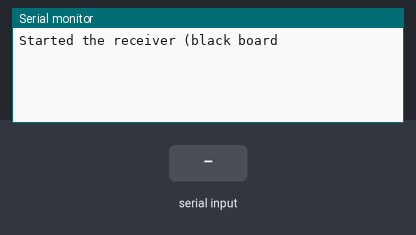
Simulated run of this sketch. Board: ESP32. Parts: the last lines printed to the serial monitor. The test bench sets the inputs (shaded band).

Above: at 1.2 s.
1.3 s: "reset\n" received over the second serial link
At 1.9 s:
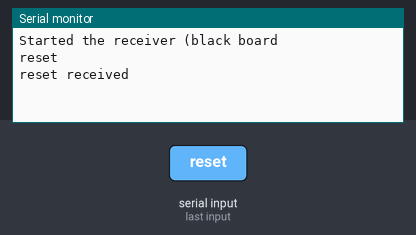
2.8 s: "90,45,200\n" received over the second serial link
At 5.0 s:
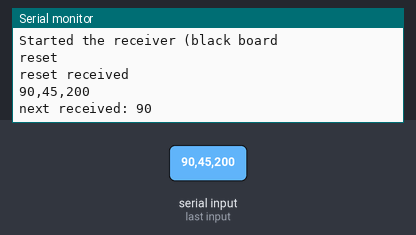
5.3 s: "90,45\n" received over the second serial link
At 6.1 s:
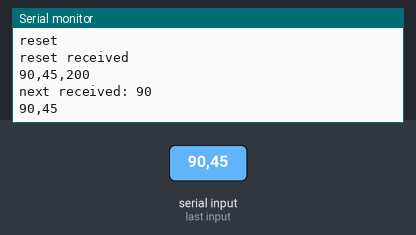
6.8 s: "5\n" received over the second serial link
At 7.6 s:
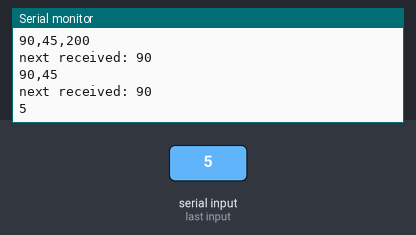

Measured:
- after the input at 1.3 s, the serial monitor: prints a new line at once (image 1)
- after the input at 2.8 s, the serial monitor: prints a new line at once (image 2)
- after the input at 5.3 s, the serial monitor: prints a new line at once (image 3)
- after the input at 6.8 s, the serial monitor: prints a new line at once (image 4)

The sketch:

led_arduino.ino
```cpp
#include <elapsedMillis.h>
#include <Adafruit_NeoPixel.h>

const int inputPin = 2; // Digital input pin on Receiver Arduino
const int resetPin = 3; // Digital input pin on Receiver Arduino

#define RXD2 16
#define TXD2 17

#define PIN        5 // On Trinket or Gemma, suggest changing this to 1
#define NUMPIXELS 118 // Popular NeoPixel ring size

Adafruit_NeoPixel strip(NUMPIXELS, PIN, NEO_GRB + NEO_KHZ800);

uint32_t colorArray[30] = {
  strip.Color(0, 255, 0),     // Green
  strip.Color(0, 200, 0),
  strip.Color(0, 255, 0),     // Green
  strip.Color(0, 50, 0),
  strip.Color(0, 150, 0),
  strip.Color(0, 255, 0),     // Green
  strip.Color(0, 200, 0),
  strip.Color(0, 100, 0),
  strip.Color(0, 255, 0),     // Green
  strip.Color(0, 255, 0),     // Green
  strip.Color(0, 200, 0),      // Green
  strip.Color(0, 100, 0),
  strip.Color(0, 50, 0),
  strip.Color(100, 100, 0),
  strip.Color(150, 150, 0),
  strip.Color(200, 200, 0),
  strip.Color(255, 255, 0),   // Yellow
  strip.Color(50, 50, 0),
  strip.Color(50, 50, 0),
  strip.Color(150, 150, 0),
  strip.Color(200, 200, 0),   // Yellow
  strip.Color(255, 255, 0),
  strip.Color(255, 0, 0),     // Red
  strip.Color(200, 0, 0),
  strip.Color(150, 0, 0),
  strip.Color(100, 0, 0),
  strip.Color(255, 0, 0),     // Red
  strip.Color(200, 0, 0),
  strip.Color(100, 0, 0),
  strip.Color(200, 0, 0)     // Red
};

uint32_t currentColor = strip.Color(0, 0, 0);
String incoming;

void setup() {
  Serial.begin(115200);
  Serial.println("Started the receiver (black board");
  Serial2.begin(9600, SERIAL_8N1, RXD2, TXD2);
}

void loop() {
  if (Serial2.available() >= 1) {
    //Serial.print(char(Serial2.read()));
    incoming = Serial2.readStringUntil('\n');
    Serial.println(incoming);

    if (incoming == "reset") {
      Serial.println("reset received");
    } else {
      fadeBetweenColors(colorArray[incoming.toInt() - 1], colorArray[incoming.toInt()], 1000);
      Serial.print("next received: ");
      Serial.println(incoming.toInt());
    }
  }


  delay(100); // Delay for 100 milliseconds between readings
}

void fadeBetweenColors(uint32_t colorFrom, uint32_t colorTo, uint32_t duration) {
  uint32_t startTime = millis();
  while (millis() - startTime <= duration) {
    float progress = (float)(millis() - startTime) / (float)duration; // Calculate fade progress (0.0 to 1.0)

    // Interpolate color components
    uint8_t r = ((uint8_t)((1.0 - progress) * ((colorFrom >> 16) & 0xFF) + progress * ((colorTo >> 16) & 0xFF)));
    uint8_t g = ((uint8_t)((1.0 - progress) * ((colorFrom >> 8) & 0xFF) + progress * ((colorTo >> 8) & 0xFF)));
    uint8_t b = ((uint8_t)((1.0 - progress) * (colorFrom & 0xFF) + progress * (colorTo & 0xFF)));

    // Set each pixel to the interpolated color
    for (int i = 0; i < strip.numPixels(); i++) {
      strip.setPixelColor(i, strip.Color(r, g, b));
    }

    strip.show(); // Update NeoPixel strip with interpolated color
  }
}
```
